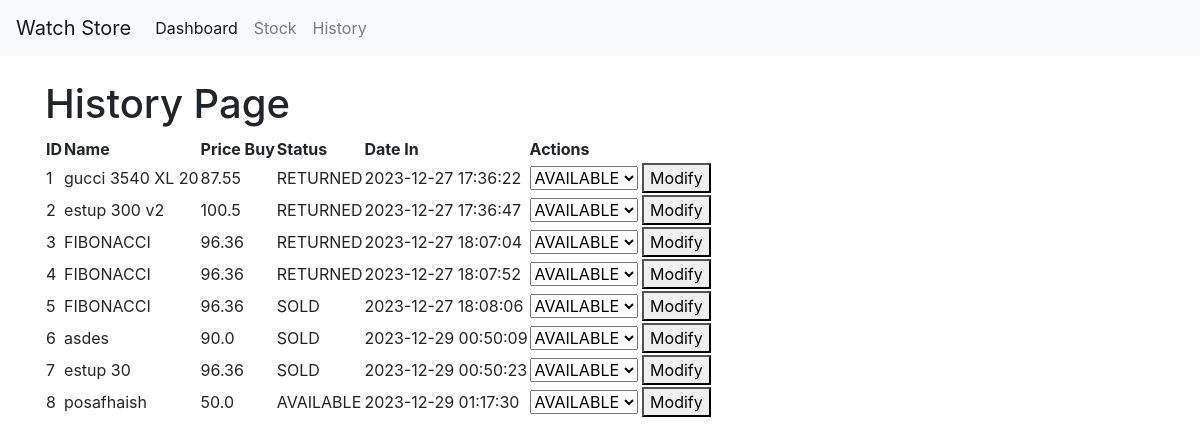
The page /history (signed in) on the database its author committed.
### app.py (models this page shows, shortened)
class Watch(db.Model):
    __tablename__ = 'watch'
    id = db.Column(db.Integer, primary_key=True)
    SKU = db.Column(db.String(255), nullable=False)
    price_buy = db.Column(db.Float, nullable=False)
    date_in = db.Column(db.TIMESTAMP, server_default=db.func.current_timestamp(), nullable=False)
    status_id = db.Column(db.Integer, db.ForeignKey('status.id'), nullable=False, default=1)
    date_out = db.Column(db.TIMESTAMP, nullable=True)
    price_sell = db.Column(db.Float, nullable=True)
    profit = db.Column(db.Float, nullable=True)
    status = db.relationship('Status', backref=db.backref('watches', lazy=True))

class Status(db.Model):
    __tablename__ = 'status'
    id = db.Column(db.Integer, primary_key=True)
    name = db.Column(db.String(20), nullable=False, unique=True)

### app.py (the view, shortened to what this page needs)
@app.route('/history', methods=['GET', 'POST'])
def history():
    if not session.get('logged_in'):
        return redirect(url_for('login'))
    all_watches = Watch.query.all()
    return render_template('history.html', watches=all_watches)

### templates/history.html (shortened to what this page needs)
{% extends 'layout.html' %}
{% block content %}
<h1>History Page</h1>
<table>
    <thead>
        <tr>
            <th>ID</th>
            <th>Name</th>
            <th>Price Buy</th>
            <th>Status</th>
            <th>Date In</th>
            <th>Actions</th>
        </tr>
    </thead>
    <tbody>
        {% for watch in watches %}
            <tr>
                <td>{{ watch.id }}</td>
                <td>{{ watch.SKU }}</td>
                <td>{{ watch.price_buy }}</td>
                <td>{{ watch.status.name }}</td>
                <td>{{ watch.date_in }}</td>
                <td>
                    <form method="post" action="{{ url_for('history') }}">
                        <select name="new_status_id">
                            <option value="1">AVAILABLE</option>
                        </select>
                        <button type="submit">Modify</button>
                    </form>
                </td>
            </tr>
        {% endfor %}
    </tbody>
</table>
{% endblock %}

### templates/layout.html (shortened to what this page needs)
<!DOCTYPE html>
<html lang="en">
<head>
    <link rel="stylesheet" href="https://stackpath.bootstrapcdn.com/bootstrap/4.3.1/css/bootstrap.min.css">
</head>
<body>
<nav class="navbar navbar-expand-lg navbar-light bg-light fixed-top">
    <a class="navbar-brand" href="#">Watch Store</a>
    <div class="collapse navbar-collapse" id="navbarNav">
        <ul class="navbar-nav">
            <li class="nav-item active">
                <a class="nav-link" href="{{ url_for('index') }}">Dashboard</a>
            </li>
            <li class="nav-item">
                <a class="nav-link" href="{{ url_for('stock') }}">Stock</a>
            </li>
            <li class="nav-item">
                <a class="nav-link" href="{{ url_for('history') }}">History</a>
            </li>
        </ul>
    </div>
</nav>
<div class="container mt-4">
    {% block content %}{% endblock %}
</div>
</body>
</html>

### templates/layout.html (style rules this page uses)
body { padding-top: 56px; }

### rows shown on the page
Watch: id "1", SKU "gucci 3540 XL 20", price_buy "87.55", status.name "RETURNED", date_in "2023-12-27 17:36:22"
Watch: id "2", SKU "estup 300 v2", price_buy "100.5", status.name "RETURNED", date_in "2023-12-27 17:36:47"
Watch: id "3", SKU "FIBONACCI", price_buy "96.36", status.name "RETURNED", date_in "2023-12-27 18:07:04"
Watch: id "4", SKU "FIBONACCI", price_buy "96.36", status.name "RETURNED", date_in "2023-12-27 18:07:52"
Watch: id "5", SKU "FIBONACCI", price_buy "96.36", status.name "SOLD", date_in "2023-12-27 18:08:06"
Watch: id "6", SKU "asdes", price_buy "90.0", status.name "SOLD", date_in "2023-12-29 00:50:09"
Watch: id "7", SKU "estup 30", price_buy "96.36", status.name "SOLD", date_in "2023-12-29 00:50:23"
Watch: id "8", SKU "posafhaish", price_buy "50.0", status.name "AVAILABLE", date_in "2023-12-29 01:17:30"
